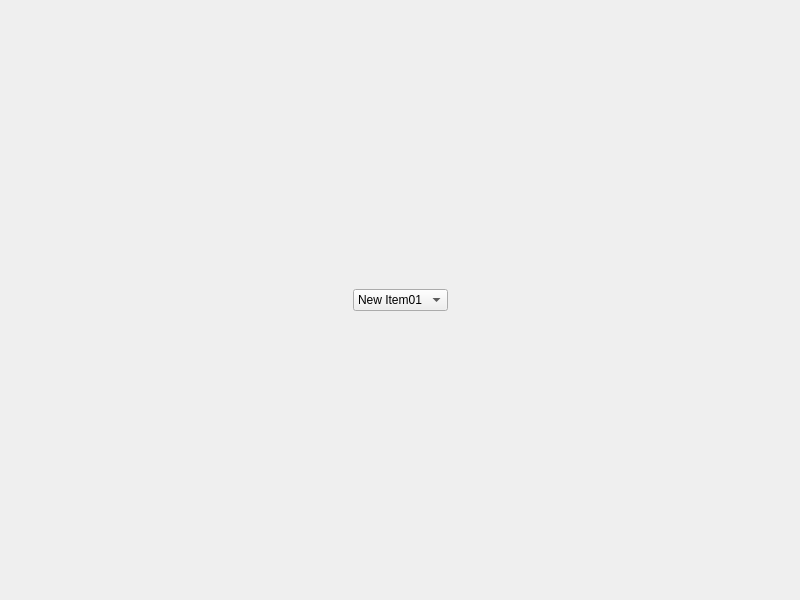
<?xml version="1.0" encoding="UTF-8"?>
<ui version="4.0">
 <class>Dialog</class>
 <widget class="QDialog" name="Dialog">
  <property name="geometry">
   <rect>
    <x>0</x>
    <y>0</y>
    <width>800</width>
    <height>600</height>
   </rect>
  </property>
  <property name="windowTitle">
   <string>Dialog</string>
  </property>
  <layout class="QHBoxLayout" name="horizontalLayout_2">
   <item>
    <layout class="QHBoxLayout" name="horizontalLayout">
     <item>
      <spacer name="horizontalSpacer">
       <property name="orientation">
        <enum>Qt::Horizontal</enum>
       </property>
       <property name="sizeHint" stdset="0">
        <size>
         <width>40</width>
         <height>20</height>
        </size>
       </property>
      </spacer>
     </item>
     <item>
      <layout class="QVBoxLayout" name="verticalLayout">
       <item>
        <spacer name="verticalSpacer">
         <property name="orientation">
          <enum>Qt::Vertical</enum>
         </property>
         <property name="sizeHint" stdset="0">
          <size>
           <width>20</width>
           <height>40</height>
          </size>
         </property>
        </spacer>
       </item>
       <item>
        <widget class="QComboBox" name="comboBox">
         <item>
          <property name="text">
           <string>New Item01</string>
          </property>
         </item>
         <item>
          <property name="text">
           <string>New Item02</string>
          </property>
         </item>
         <item>
          <property name="text">
           <string>New Item03</string>
          </property>
         </item>
         <item>
          <property name="text">
           <string>New Item04</string>
          </property>
         </item>
        </widget>
       </item>
       <item>
        <spacer name="verticalSpacer_2">
         <property name="orientation">
          <enum>Qt::Vertical</enum>
         </property>
         <property name="sizeHint" stdset="0">
          <size>
           <width>20</width>
           <height>40</height>
          </size>
         </property>
        </spacer>
       </item>
      </layout>
     </item>
     <item>
      <spacer name="horizontalSpacer_2">
       <property name="orientation">
        <enum>Qt::Horizontal</enum>
       </property>
       <property name="sizeHint" stdset="0">
        <size>
         <width>40</width>
         <height>20</height>
        </size>
       </property>
      </spacer>
     </item>
    </layout>
   </item>
  </layout>
 </widget>
 <resources/>
 <connections/>
</ui>
